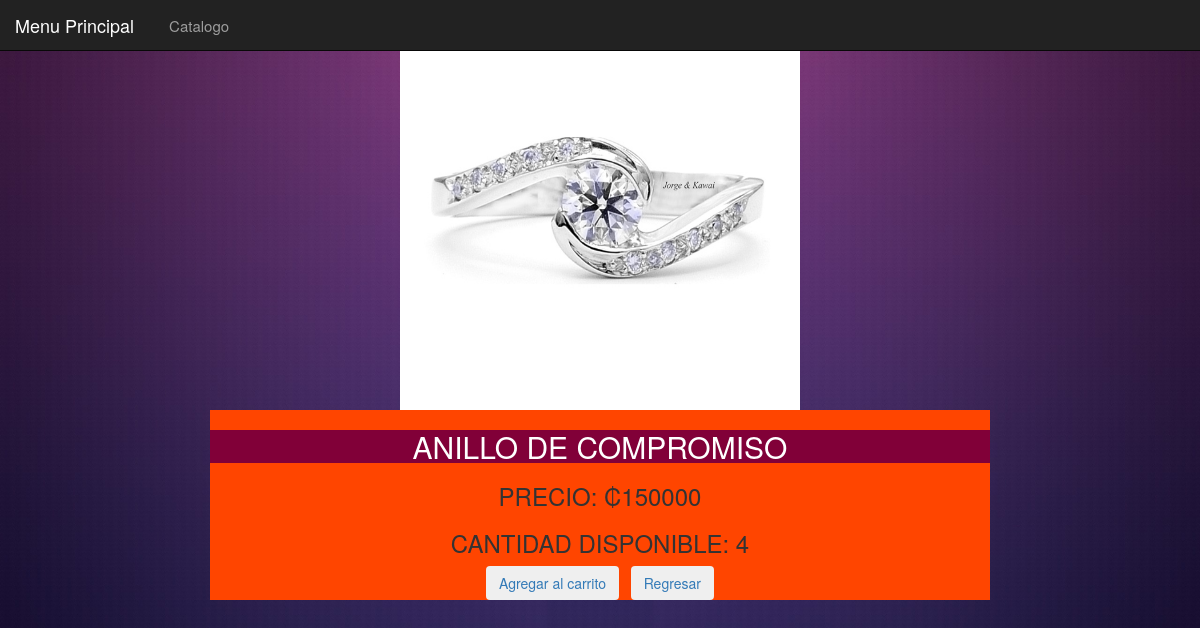
Screenshot of /Proyecto_Final/detalles1.php?id=1 with the database file from the repository.
### tables this page shows
CREATE TABLE IF NOT EXISTS `tbl_articulo` (
  `Idp` int(20) NOT NULL AUTO_INCREMENT,
  `Codigo` int(35) NOT NULL,
  `Marca` varchar(35) NOT NULL,
  `Descripcion` varchar(100) NOT NULL,
  `Precio` double NOT NULL,
  `Cantidad` int(30) NOT NULL,
  `imagenp` varchar(500) NOT NULL,
  PRIMARY KEY (`Idp`),
  UNIQUE KEY `Codigo` (`Codigo`),
  UNIQUE KEY `Idp` (`Idp`)
);

### Proyecto_Final/detalles1.php (the view, shortened to what this page needs)
<!DOCTYPE html>
<html>
    <head>
        <link rel="stylesheet" href="https://maxcdn.bootstrapcdn.com/bootstrap/3.3.7/css/bootstrap.min.css">
        <link rel = "stylesheet" type = "text/css" href="css/style.css" media="all">
    </head>
    <nav class="navbar navbar-inverse navbar-fixed-top">
        <div class="container-fluid">
            <div class="navbar-header">
                <a class="navbar-brand" href="menuprincipaladmin.php">Menu Principal</a>
            </div>
            <div>
                <div class="collapse navbar-collapse" id="myNavbar">
                    <ul class="nav navbar-nav">
                        <li><a href="#">Catalogo</a></li>
                    </ul>
                </div>
            </div>
        </div>
    </nav>
    <body>
        <?php
        require 'conexion/conexion.php';
        if (isset($_GET['id'])) {
            $id = $_GET['id'];
            $query = $BD->query("SELECT * FROM tbl_articulo WHERE Idp = '$id' ");
            $row = $query->fetch_array();
            ?>
            <div>
                <center>
                    <br>
                    <br>
                    <img class="img-polaroid" style="width:400px; height:370px;" src="photo/<?php echo $row['imagenp']; ?>">
                    <div style="; align-content:center;
                         background-color:orangered;
                         max-width:65%;
                         height:190px;
                         ">
                        <h2 class="text-uppercase bg-primary" style="background-color: #810038"><?php echo $row['Descripcion'] ?></h2>
                        <h3 class="text-uppercase">Precio: ₡<?php echo $row['Precio'] ?></h3>
                        <h3 class="text-uppercase">Cantidad Disponible: <?php echo $row['Cantidad'] ?></h3>
                        <?php echo "<a href='carrito.php?id=" . $id . "&action=add'><input type='submit' class='btn btn-inverse' name='add' value='Agregar al carrito'></a> &nbsp;  <a href='catalogoa.php'><button class='btn btn-inverse'>Regresar</button></a> " ?>
                       </center>
                    </div>
                <?php } ?>
</body>
</html>

### Proyecto_Final/css/style.css (style rules this page uses)
body { position: relative; background-color: #711F65; background-image: url(../imagenes/BackCat.jpg); background-size: 100%; }
.nav { text-indent: 10px; font-size: 15px; margin-top: 6px }
.nav li a { padding:10px; }

### rows the page displays
tbl_articulo: imagenp (picture), Descripcion "ANILLO DE COMPROMISO", Precio "150000", Cantidad "4"
